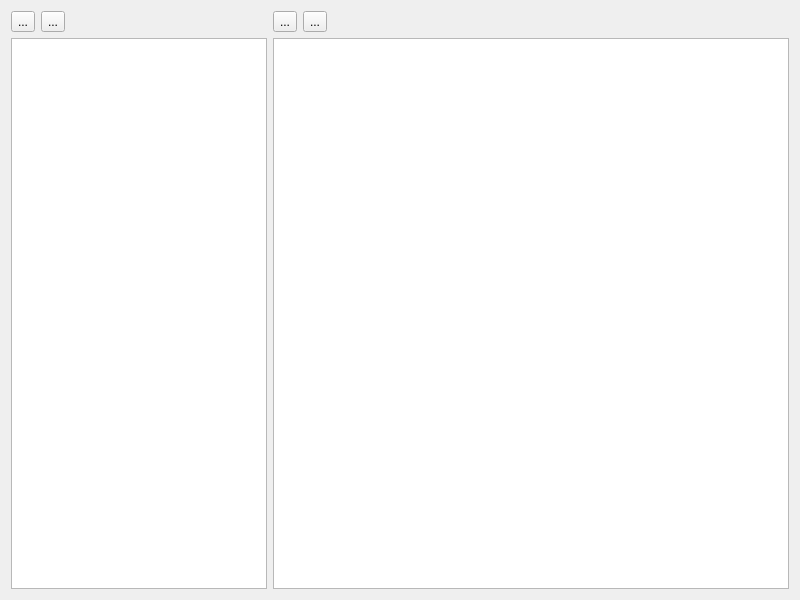
<?xml version="1.0" encoding="UTF-8"?>
<ui version="4.0">
 <class>RaceGroupsWidget</class>
 <widget class="QWidget" name="RaceGroupsWidget">
  <property name="geometry">
   <rect>
    <x>0</x>
    <y>0</y>
    <width>800</width>
    <height>600</height>
   </rect>
  </property>
  <property name="windowTitle">
   <string>Form</string>
  </property>
  <layout class="QGridLayout" name="gridLayout">
   <item row="1" column="0">
    <widget class="QTreeView" name="groupsTreeView"/>
   </item>
   <item row="0" column="0">
    <layout class="QHBoxLayout" name="horizontalLayout_4">
     <property name="spacing">
      <number>-1</number>
     </property>
     <property name="sizeConstraint">
      <enum>QLayout::SetMinimumSize</enum>
     </property>
     <item>
      <widget class="QToolButton" name="addGroupButton">
       <property name="text">
        <string>...</string>
       </property>
       <property name="icon">
        <iconset>
         <normalon>plus-24.png</normalon>
        </iconset>
       </property>
       <property name="autoRaise">
        <bool>false</bool>
       </property>
      </widget>
     </item>
     <item>
      <widget class="QToolButton" name="removeGroupButton">
       <property name="text">
        <string>...</string>
       </property>
       <property name="icon">
        <iconset>
         <normalon>minus-24.png</normalon>
        </iconset>
       </property>
      </widget>
     </item>
     <item>
      <spacer name="horizontalSpacer_3">
       <property name="orientation">
        <enum>Qt::Horizontal</enum>
       </property>
       <property name="sizeHint" stdset="0">
        <size>
         <width>40</width>
         <height>20</height>
        </size>
       </property>
      </spacer>
     </item>
    </layout>
   </item>
   <item row="0" column="1">
    <layout class="QHBoxLayout" name="horizontalLayout_5">
     <item>
      <widget class="QToolButton" name="addRacerButton">
       <property name="text">
        <string>...</string>
       </property>
       <property name="icon">
        <iconset>
         <normalon>plus-24.png</normalon>
        </iconset>
       </property>
      </widget>
     </item>
     <item>
      <widget class="QToolButton" name="removeRacerButton">
       <property name="text">
        <string>...</string>
       </property>
       <property name="icon">
        <iconset>
         <normalon>minus-24.png</normalon>
        </iconset>
       </property>
      </widget>
     </item>
     <item>
      <spacer name="horizontalSpacer_4">
       <property name="orientation">
        <enum>Qt::Horizontal</enum>
       </property>
       <property name="sizeHint" stdset="0">
        <size>
         <width>40</width>
         <height>20</height>
        </size>
       </property>
      </spacer>
     </item>
    </layout>
   </item>
   <item row="1" column="1">
    <widget class="QTableView" name="racersTableView">
     <property name="sizePolicy">
      <sizepolicy hsizetype="Expanding" vsizetype="Expanding">
       <horstretch>1</horstretch>
       <verstretch>0</verstretch>
      </sizepolicy>
     </property>
    </widget>
   </item>
  </layout>
 </widget>
 <resources/>
 <connections>
  <connection>
   <sender>addGroupButton</sender>
   <signal>clicked()</signal>
   <receiver>RaceGroupsWidget</receiver>
   <slot>add_group()</slot>
   <hints>
    <hint type="sourcelabel">
     <x>25</x>
     <y>25</y>
    </hint>
    <hint type="destinationlabel">
     <x>399</x>
     <y>299</y>
    </hint>
   </hints>
  </connection>
  <connection>
   <sender>removeGroupButton</sender>
   <signal>clicked()</signal>
   <receiver>RaceGroupsWidget</receiver>
   <slot>remove_group()</slot>
   <hints>
    <hint type="sourcelabel">
     <x>59</x>
     <y>25</y>
    </hint>
    <hint type="destinationlabel">
     <x>399</x>
     <y>299</y>
    </hint>
   </hints>
  </connection>
  <connection>
   <sender>addRacerButton</sender>
   <signal>clicked()</signal>
   <receiver>RaceGroupsWidget</receiver>
   <slot>add_racer()</slot>
   <hints>
    <hint type="sourcelabel">
     <x>291</x>
     <y>25</y>
    </hint>
    <hint type="destinationlabel">
     <x>399</x>
     <y>299</y>
    </hint>
   </hints>
  </connection>
  <connection>
   <sender>removeRacerButton</sender>
   <signal>clicked()</signal>
   <receiver>RaceGroupsWidget</receiver>
   <slot>remove_racer()</slot>
   <hints>
    <hint type="sourcelabel">
     <x>325</x>
     <y>25</y>
    </hint>
    <hint type="destinationlabel">
     <x>399</x>
     <y>299</y>
    </hint>
   </hints>
  </connection>
 </connections>
 <slots>
  <slot>add_group()</slot>
  <slot>remove_group()</slot>
  <slot>add_racer()</slot>
  <slot>remove_racer()</slot>
 </slots>
</ui>
